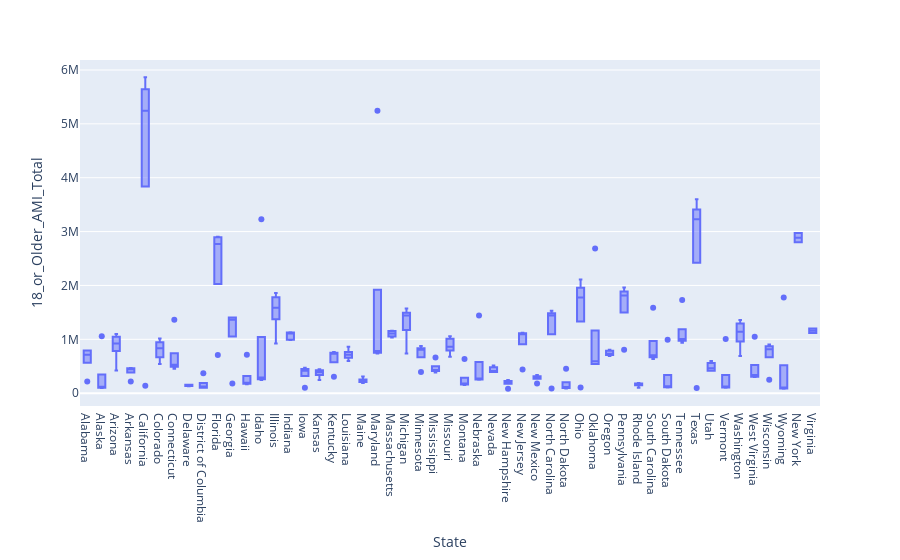

The cell this chart's notebook holds for it:
### Code cell
# plot boxplot to visualize data points 
fig = px.box(edu_ami_df, x='State',y="18_or_Older_AMI_Total")
fig.show()

### Figure 1 — Plotly figure (JSON) as saved in the notebook; plotly's stock layout.template omitted (floating-point values rounded to 4 significant figures; data arrays with more than 128 entries replaced by an {"elided": "..."} marker saying what was removed)
{"data": [{"alignmentgroup": "True", "hovertemplate": "State=%{x}<br>18_or_Older_AMI_Total=%{y}<extra></extra>", "legendgroup": "", "marker": {"color": "#636efa"}, "name": "", "notched": false, "offsetgroup": "", "orientation": "v", "showlegend": false, "type": "box", "x": {"elided": "249 str values"}, "x0": " ", "xaxis": "x", "y": {"elided": "249 int values"}, "y0": " ", "yaxis": "y"}], "layout": {"boxmode": "group", "legend": {"tracegroupgap": 0}, "margin": {"t": 60}, "xaxis": {"anchor": "y", "domain": [0, 1], "title": {"text": "State"}}, "yaxis": {"anchor": "x", "domain": [0, 1], "title": {"text": "18_or_Older_AMI_Total"}}}}
